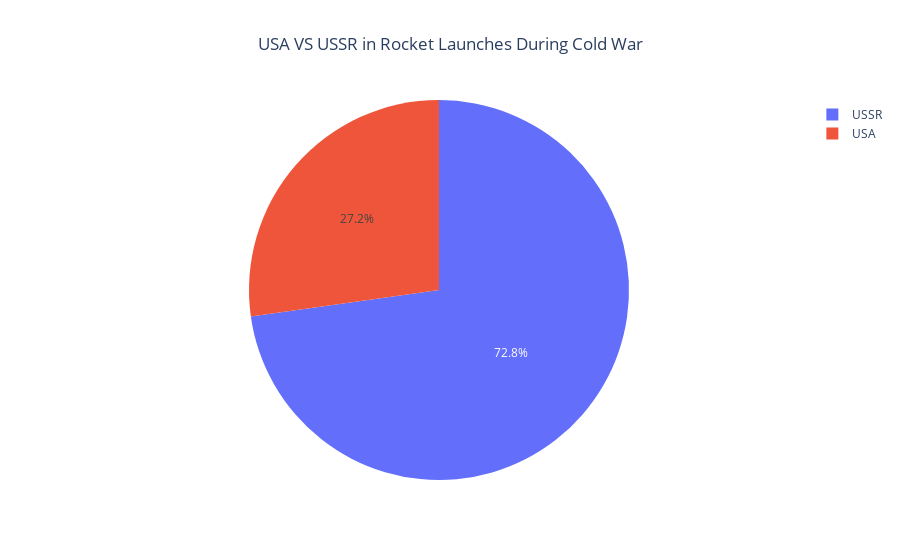
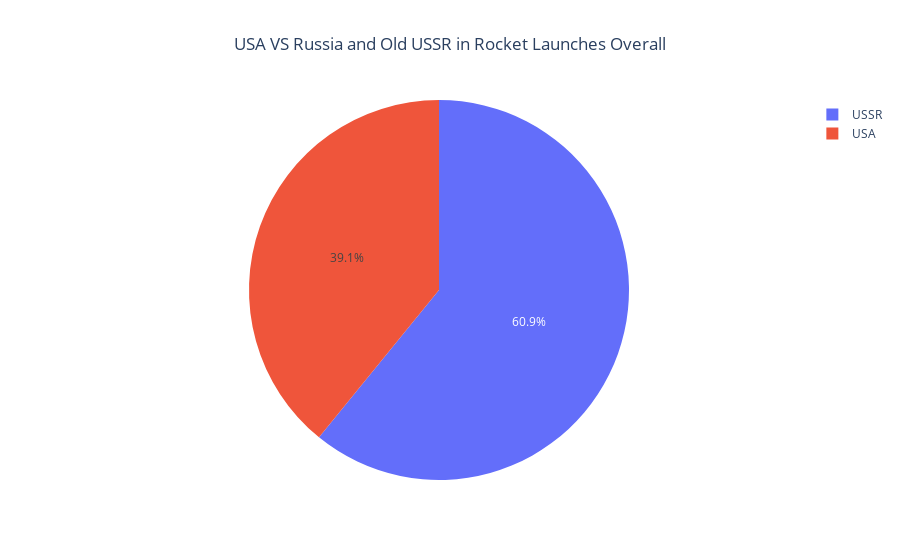

Source (notebook cell) for these figures, in order:
### Code cell
px.pie(labels=['USSR','USA'], values=US_USSR[0],title='USA VS USSR in Rocket Launches During Cold War',names=['USSR', 'USA']).update_traces().update_layout(title_x=0.5).show()
px.pie(labels=['USSR','USA'], values=US_USSR2[0],title='USA VS Russia and Old USSR in Rocket Launches Overall',names=['USSR', 'USA']).update_traces().update_layout(title_x=0.5).show()

### Figure 1 — Plotly figure (JSON) as saved in the notebook; plotly's stock layout.template omitted (floating-point values rounded to 4 significant figures)
{"data": [{"domain": {"x": [0, 1], "y": [0, 1]}, "hovertemplate": "label=%{label}<br>value=%{value}<extra></extra>", "labels": ["USSR", "USA"], "legendgroup": "", "name": "", "showlegend": true, "type": "pie", "values": [1770, 662]}], "layout": {"legend": {"tracegroupgap": 0}, "title": {"text": "USA VS USSR in Rocket Launches During Cold War", "x": 0.5}}}

### Figure 2 — Plotly figure (JSON) as saved in the notebook; plotly's stock layout.template omitted (floating-point values rounded to 4 significant figures)
{"data": [{"domain": {"x": [0, 1], "y": [0, 1]}, "hovertemplate": "label=%{label}<br>value=%{value}<extra></extra>", "labels": ["USSR", "USA"], "legendgroup": "", "name": "", "showlegend": true, "type": "pie", "values": [2096, 1347]}], "layout": {"legend": {"tracegroupgap": 0}, "title": {"text": "USA VS Russia and Old USSR in Rocket Launches Overall", "x": 0.5}}}
